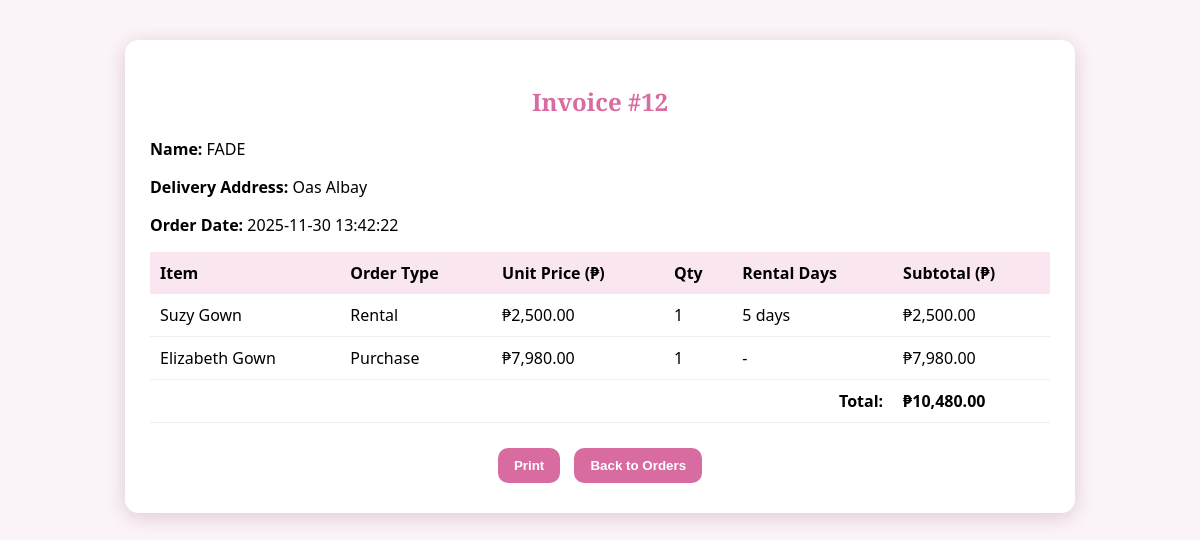
The app's page /gown_and_go/invoice.php?order_id=12 (signed in) with its own data.
### tables this page shows
CREATE TABLE `orders` (
  `order_id` int(11) NOT NULL,
  `user_id` int(11) NOT NULL,
  `order_date` datetime DEFAULT current_timestamp(),
  `order_status` enum('Pending','Confirmed','Completed','Cancelled') NOT NULL DEFAULT 'Pending',
  `order_type` enum('Rental','Purchase') NOT NULL,
  `total_amount` decimal(12,2) NOT NULL DEFAULT 0.00,
  `delivery_address` text DEFAULT NULL
);

CREATE TABLE `users` (
  `user_id` int(11) NOT NULL,
  `username` varchar(100) NOT NULL,
  `email` varchar(150) NOT NULL,
  `password` varchar(255) NOT NULL,
  `address` text DEFAULT NULL,
  `contact_no` varchar(50) DEFAULT NULL,
  `role` enum('customer','admin') NOT NULL DEFAULT 'customer',
  `created_at` datetime DEFAULT current_timestamp()
);

CREATE TABLE `order_details` (
  `order_detail_id` int(11) NOT NULL,
  `order_id` int(11) NOT NULL,
  `item_id` int(11) NOT NULL,
  `order_type` enum('Rental','Purchase') NOT NULL,
  `quantity` int(11) NOT NULL DEFAULT 1,
  `rental_period_days` int(11) DEFAULT NULL,
  `unit_price` decimal(10,2) NOT NULL,
  `subtotal` decimal(12,2) NOT NULL
);

CREATE TABLE `items` (
  `item_id` int(11) NOT NULL,
  `name` varchar(255) NOT NULL,
  `description` text DEFAULT NULL,
  `rental_price` decimal(10,2) NOT NULL,
  `purchase_price` decimal(10,2) NOT NULL,
  `status` enum('Available','Out of Stock','Rented') NOT NULL DEFAULT 'Available',
  `stock` int(11) NOT NULL DEFAULT 0,
  `image` varchar(255) DEFAULT NULL,
  `created_at` datetime DEFAULT current_timestamp()
);

### gown_and_go/invoice.php (the view, shortened to what this page needs)
<?php
include 'config.php';
$order_id = (int) $_GET['order_id'];
$user_id = $_SESSION['user_id'];
$sql = "
    SELECT o.*, u.username, u.email, u.contact_no, u.address
    FROM orders o
    JOIN users u ON o.user_id = u.user_id
    WHERE o.order_id = ? AND o.user_id = ?
";
$stmt = $conn->prepare($sql);
$stmt->bind_param("ii", $order_id, $user_id);
$stmt->execute();
$order = $stmt->get_result()->fetch_assoc();
$sql2 = "
    SELECT od.*, i.name
    FROM order_details od
    JOIN items i ON od.item_id = i.item_id
    WHERE od.order_id = ?
";
$stmt2 = $conn->prepare($sql2);
$stmt2->bind_param("i", $order_id);
$stmt2->execute();
$items = $stmt2->get_result();
?>
<!DOCTYPE html>
<html lang="en">
<head>
</head>
<body>
<div class="invoice-box">
    <h2>Invoice #<?php echo $order_id; ?></h2>
    <p><strong>Name:</strong> <?php echo htmlspecialchars($order['username']); ?></p>
    <p><strong>Delivery Address:</strong> <?php echo htmlspecialchars($order['delivery_address']); ?></p>
    <p><strong>Order Date:</strong> <?php echo $order['order_date']; ?></p>
    <table>
        <tr>
            <th>Item</th>
            <th>Order Type</th>
            <th>Unit Price (₱)</th>
            <th>Qty</th>
            <th>Rental Days</th>
            <th>Subtotal (₱)</th>
        </tr>
        <?php while ($row = $items->fetch_assoc()): ?>
        <tr>
            <td><?php echo htmlspecialchars($row['name']); ?></td>
            <td><?php echo $row['order_type']; ?></td>
            <td>₱<?php echo number_format($row['unit_price'],2); ?></td>
            <td><?php echo $row['quantity']; ?></td>
            <td>
                <?php
                    echo ($row['order_type'] === "Rental")
                        ? $row['rental_period_days'] . " days"
                        : "-";
                ?>
            </td>
            <td>₱<?php echo number_format($row['subtotal'],2); ?></td>
        </tr>
        <?php endwhile; ?>
        <tr>
            <td colspan="5" align="right"><strong>Total:</strong></td>
            <td><strong>₱<?php echo number_format($order['total_amount'],2); ?></strong></td>
        </tr>
    </table>
    <div class="buttons">
        <button class="btn" onclick="window.print()">Print</button>
        <button class="btn" onclick="window.location.href='orders.php'">Back to Orders</button>
    </div>
</div>
</body>
</html>

### gown_and_go/invoice.php (style rules this page uses)
body { font-family: 'Segoe UI', sans-serif; margin: 0; background: url('https://i.pinimg.com/1200x/63/01/8a/63018a11c5ad770ed2eec2d2587cea74.jpg') no-repeat center center fixed; background-size: cover; }
body::before { content: ""; position: fixed; inset: 0; background: rgba(245,230,240,0.45); z-index: -1; }
.invoice-box { max-width: 900px; margin: 40px auto; background: rgba(255,255,255,0.92); padding: 25px; border-radius: 14px; box-shadow: 0 4px 20px rgba(183,134,154,0.4); }
h2 { text-align: center; font-family: 'Playfair Display', serif; color: #d86ca1; }
table { width: 100%; border-collapse: collapse; margin-top: 15px; }
th { background: #f9e6f1; padding: 10px; text-align: left; }
td { padding: 10px; border-bottom: 1px solid #eee; }
.buttons { margin-top: 20px; text-align: center; }
.btn { padding: 10px 16px; background: #d86ca1; border: none; border-radius: 10px; color: white; font-weight: bold; cursor: pointer; margin: 5px; }

### records on screen
orders: user.username "FADE", delivery_address "Oas Albay", order_date "2025-11-30 13:42:22", total_amount "10,480.00"
order_details: item.name "Suzy Gown", order_type "Rental", unit_price "2,500.00", quantity "1", rental_period_days "5", subtotal "2,500.00"
order_details: item.name "Elizabeth Gown", order_type "Purchase", unit_price "7,980.00", quantity "1", subtotal "7,980.00"

### other values on screen
$order_id "12"
